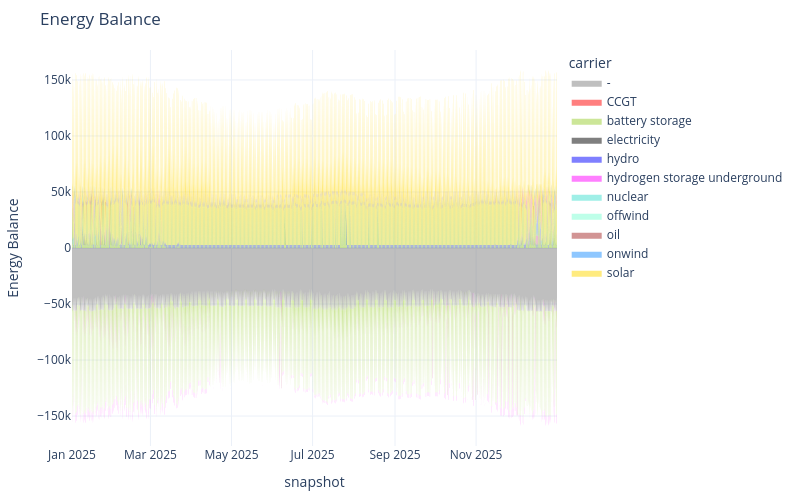

The notebook cell this image was saved under:
### Code cell
n.statistics.energy_balance.iplot()

### Figure 1 — Plotly figure (JSON) as saved in the notebook; plotly's stock layout.template omitted (floating-point values rounded to 4 significant figures; data arrays with more than 128 entries replaced by an {"elided": "..."} marker saying what was removed)
{"data": [{"fillpattern": {"shape": ""}, "hovertemplate": "carrier=battery storage<br>snapshot=%{x}<br>Energy Balance=%{y}<extra></extra>", "legendgroup": "battery storage", "line": {"color": "yellowgreen", "width": 0}, "marker": {"symbol": "circle"}, "mode": "lines", "name": "battery storage", "orientation": "v", "showlegend": false, "stackgroup": "positive", "type": "scatter", "x": {"elided": "1578 str values"}, "xaxis": "x", "y": {"elided": "1578 float values"}, "yaxis": "y"}, {"fillpattern": {"shape": ""}, "hovertemplate": "carrier=hydro<br>snapshot=%{x}<br>Energy Balance=%{y}<extra></extra>", "legendgroup": "hydro", "line": {"color": "blue", "width": 0}, "marker": {"symbol": "circle"}, "mode": "lines", "name": "hydro", "orientation": "v", "showlegend": false, "stackgroup": "positive", "type": "scatter", "x": {"elided": "2920 str values"}, "xaxis": "x", "y": {"elided": "2920 float values"}, "yaxis": "y"}, {"fillpattern": {"shape": ""}, "hovertemplate": "carrier=hydrogen storage underground<br>snapshot=%{x}<br>Energy Balance=%{y}<extra></extra>", "legendgroup": "hydrogen storage underground", "line": {"color": "magenta", "width": 0}, "marker": {"symbol": "circle"}, "mode": "lines", "name": "hydrogen storage underground", "orientation": "v", "showlegend": false, "stackgroup": "positive", "type": "scatter", "x": {"elided": "484 str values"}, "xaxis": "x", "y": {"elided": "484 float values"}, "yaxis": "y"}, {"fillpattern": {"shape": ""}, "hovertemplate": "carrier=nuclear<br>snapshot=%{x}<br>Energy Balance=%{y}<extra></extra>", "legendgroup": "nuclear", "line": {"color": "turquoise", "width": 0}, "marker": {"symbol": "circle"}, "mode": "lines", "name": "nuclear", "orientation": "v", "showlegend": false, "stackgroup": "positive", "type": "scatter", "x": {"elided": "2920 str values"}, "xaxis": "x", "y": {"elided": "2920 float values"}, "yaxis": "y"}, {"fillpattern": {"shape": ""}, "hovertemplate": "carrier=offwind<br>snapshot=%{x}<br>Energy Balance=%{y}<extra></extra>", "legendgroup": "offwind", "line": {"color": "aquamarine", "width": 0}, "marker": {"symbol": "circle"}, "mode": "lines", "name": "offwind", "orientation": "v", "showlegend": false, "stackgroup": "positive", "type": "scatter", "x": {"elided": "2920 str values"}, "xaxis": "x", "y": {"elided": "2920 float values"}, "yaxis": "y"}, {"fillpattern": {"shape": ""}, "hovertemplate": "carrier=onwind<br>snapshot=%{x}<br>Energy Balance=%{y}<extra></extra>", "legendgroup": "onwind", "line": {"color": "dodgerblue", "width": 0}, "marker": {"symbol": "circle"}, "mode": "lines", "name": "onwind", "orientation": "v", "showlegend": false, "stackgroup": "positive", "type": "scatter", "x": {"elided": "2920 str values"}, "xaxis": "x", "y": {"elided": "2920 float values"}, "yaxis": "y"}, {"fillpattern": {"shape": ""}, "hovertemplate": "carrier=solar<br>snapshot=%{x}<br>Energy Balance=%{y}<extra></extra>", "legendgroup": "solar", "line": {"color": "gold", "width": 0}, "marker": {"symbol": "circle"}, "mode": "lines", "name": "solar", "orientation": "v", "showlegend": false, "stackgroup": "positive", "type": "scatter", "x": {"elided": "1819 str values"}, "xaxis": "x", "y": {"elided": "1819 float values"}, "yaxis": "y"}, {"fillpattern": {"shape": ""}, "hovertemplate": "carrier=-<br>snapshot=%{x}<br>Energy Balance=%{y}<extra></extra>", "legendgroup": "-", "line": {"color": "gray", "width": 0}, "marker": {"symbol": "circle"}, "mode": "lines", "name": "-", "orientation": "v", "showlegend": false, "stackgroup": "negative", "type": "scatter", "x": {"elided": "2920 str values"}, "xaxis": "x", "y": {"elided": "2920 float values"}, "yaxis": "y"}, {"fillpattern": {"shape": ""}, "hovertemplate": "carrier=battery storage<br>snapshot=%{x}<br>Energy Balance=%{y}<extra></extra>", "legendgroup": "battery storage", "line": {"color": "yellowgreen", "width": 0}, "marker": {"symbol": "circle"}, "mode": "lines", "name": "battery storage", "orientation": "v", "showlegend": false, "stackgroup": "negative", "type": "scatter", "x": {"elided": "1342 str values"}, "xaxis": "x", "y": {"elided": "1342 float values"}, "yaxis": "y"}, {"fillpattern": {"shape": ""}, "hovertemplate": "carrier=hydrogen storage underground<br>snapshot=%{x}<br>Energy Balance=%{y}<extra></extra>", "legendgroup": "hydrogen storage underground", "line": {"color": "magenta", "width": 0}, "marker": {"symbol": "circle"}, "mode": "lines", "name": "hydrogen storage underground", "orientation": "v", "showlegend": false, "stackgroup": "negative", "type": "scatter", "x": {"elided": "2436 str values"}, "xaxis": "x", "y": {"elided": "2436 float values"}, "yaxis": "y"}, {"fillpattern": {"shape": ""}, "hovertemplate": "carrier=-<br>snapshot=%{x}<br>Energy Balance=%{y}<extra></extra>", "legendgroup": "-", "line": {"color": "gray", "width": 0}, "marker": {"symbol": "circle"}, "mode": "lines", "name": "-", "orientation": "v", "showlegend": true, "stackgroup": "1", "type": "scatter", "x": ["2025-12-31T21:00:00.000000000"], "xaxis": "x", "y": [NaN], "yaxis": "y"}, {"fillpattern": {"shape": ""}, "hovertemplate": "carrier=CCGT<br>snapshot=%{x}<br>Energy Balance=%{y}<extra></extra>", "legendgroup": "CCGT", "line": {"color": "red", "width": 0}, "marker": {"symbol": "circle"}, "mode": "lines", "name": "CCGT", "orientation": "v", "showlegend": true, "stackgroup": "1", "type": "scatter", "x": ["2025-12-31T21:00:00.000000000"], "xaxis": "x", "y": [NaN], "yaxis": "y"}, {"fillpattern": {"shape": ""}, "hovertemplate": "carrier=battery storage<br>snapshot=%{x}<br>Energy Balance=%{y}<extra></extra>", "legendgroup": "battery storage", "line": {"color": "yellowgreen", "width": 0}, "marker": {"symbol": "circle"}, "mode": "lines", "name": "battery storage", "orientation": "v", "showlegend": true, "stackgroup": "1", "type": "scatter", "x": ["2025-12-31T21:00:00.000000000"], "xaxis": "x", "y": [NaN], "yaxis": "y"}, {"fillpattern": {"shape": ""}, "hovertemplate": "carrier=electricity<br>snapshot=%{x}<br>Energy Balance=%{y}<extra></extra>", "legendgroup": "electricity", "line": {"color": "black", "width": 0}, "marker": {"symbol": "circle"}, "mode": "lines", "name": "electricity", "orientation": "v", "showlegend": true, "stackgroup": "1", "type": "scatter", "x": ["2025-12-31T21:00:00.000000000"], "xaxis": "x", "y": [NaN], "yaxis": "y"}, {"fillpattern": {"shape": ""}, "hovertemplate": "carrier=hydro<br>snapshot=%{x}<br>Energy Balance=%{y}<extra></extra>", "legendgroup": "hydro", "line": {"color": "blue", "width": 0}, "marker": {"symbol": "circle"}, "mode": "lines", "name": "hydro", "orientation": "v", "showlegend": true, "stackgroup": "1", "type": "scatter", "x": ["2025-12-31T21:00:00.000000000"], "xaxis": "x", "y": [NaN], "yaxis": "y"}, {"fillpattern": {"shape": ""}, "hovertemplate": "carrier=hydrogen storage underground<br>snapshot=%{x}<br>Energy Balance=%{y}<extra></extra>", "legendgroup": "hydrogen storage underground", "line": {"color": "magenta", "width": 0}, "marker": {"symbol": "circle"}, "mode": "lines", "name": "hydrogen storage underground", "orientation": "v", "showlegend": true, "stackgroup": "1", "type": "scatter", "x": ["2025-12-31T21:00:00.000000000"], "xaxis": "x", "y": [NaN], "yaxis": "y"}, {"fillpattern": {"shape": ""}, "hovertemplate": "carrier=nuclear<br>snapshot=%{x}<br>Energy Balance=%{y}<extra></extra>", "legendgroup": "nuclear", "line": {"color": "turquoise", "width": 0}, "marker": {"symbol": "circle"}, "mode": "lines", "name": "nuclear", "orientation": "v", "showlegend": true, "stackgroup": "1", "type": "scatter", "x": ["2025-12-31T21:00:00.000000000"], "xaxis": "x", "y": [NaN], "yaxis": "y"}, {"fillpattern": {"shape": ""}, "hovertemplate": "carrier=offwind<br>snapshot=%{x}<br>Energy Balance=%{y}<extra></extra>", "legendgroup": "offwind", "line": {"color": "aquamarine", "width": 0}, "marker": {"symbol": "circle"}, "mode": "lines", "name": "offwind", "orientation": "v", "showlegend": true, "stackgroup": "1", "type": "scatter", "x": ["2025-12-31T21:00:00.000000000"], "xaxis": "x", "y": [NaN], "yaxis": "y"}, {"fillpattern": {"shape": ""}, "hovertemplate": "carrier=oil<br>snapshot=%{x}<br>Energy Balance=%{y}<extra></extra>", "legendgroup": "oil", "line": {"color": "brown", "width": 0}, "marker": {"symbol": "circle"}, "mode": "lines", "name": "oil", "orientation": "v", "showlegend": true, "stackgroup": "1", "type": "scatter", "x": ["2025-12-31T21:00:00.000000000"], "xaxis": "x", "y": [NaN], "yaxis": "y"}, {"fillpattern": {"shape": ""}, "hovertemplate": "carrier=onwind<br>snapshot=%{x}<br>Energy Balance=%{y}<extra></extra>", "legendgroup": "onwind", "line": {"color": "dodgerblue", "width": 0}, "marker": {"symbol": "circle"}, "mode": "lines", "name": "onwind", "orientation": "v", "showlegend": true, "stackgroup": "1", "type": "scatter", "x": ["2025-12-31T21:00:00.000000000"], "xaxis": "x", "y": [NaN], "yaxis": "y"}, {"fillpattern": {"shape": ""}, "hovertemplate": "carrier=solar<br>snapshot=%{x}<br>Energy Balance=%{y}<extra></extra>", "legendgroup": "solar", "line": {"color": "gold", "width": 0}, "marker": {"symbol": "circle"}, "mode": "lines", "name": "solar", "orientation": "v", "showlegend": true, "stackgroup": "1", "type": "scatter", "x": ["2025-12-31T21:00:00.000000000"], "xaxis": "x", "y": [NaN], "yaxis": "y"}], "layout": {"height": 500, "hovermode": "x", "legend": {"title": {"text": "carrier"}, "tracegroupgap": 0}, "margin": {"b": 50, "l": 50, "r": 50, "t": 50}, "title": {"text": "Energy Balance"}, "width": 800, "xaxis": {"anchor": "y", "domain": [0, 1], "title": {"text": "snapshot"}}, "yaxis": {"anchor": "x", "domain": [0, 1], "title": {"text": "Energy Balance"}}}}
